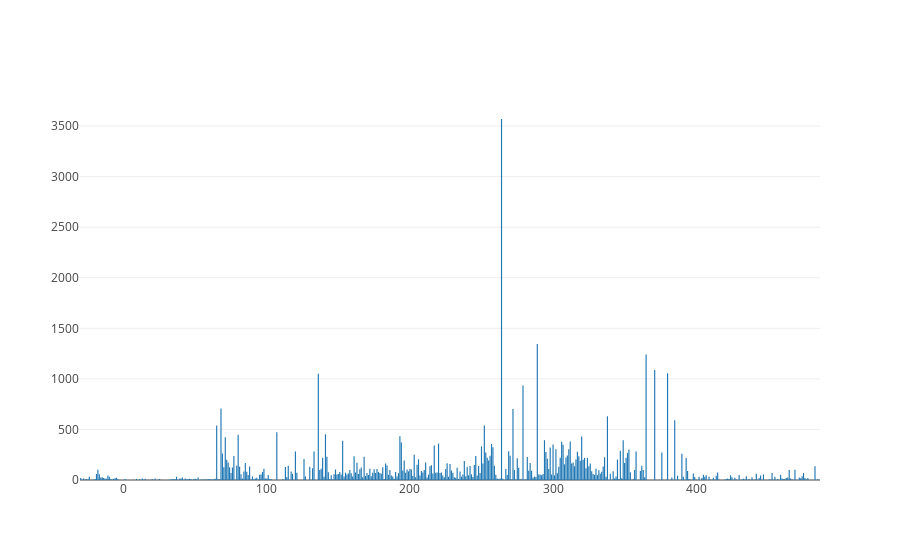

The notebook cell saved with this chart:
### Code cell
plot(annualPlot)

### Figure 1 — Plotly figure (JSON) as saved in the notebook; plotly's stock layout.template omitted (floating-point values rounded to 4 significant figures; data arrays with more than 128 entries replaced by an {"elided": "..."} marker saying what was removed)
{"data": [{"type": "bar", "x": {"elided": "444 int values"}, "y": {"elided": "444 int values"}}], "layout": {}}
